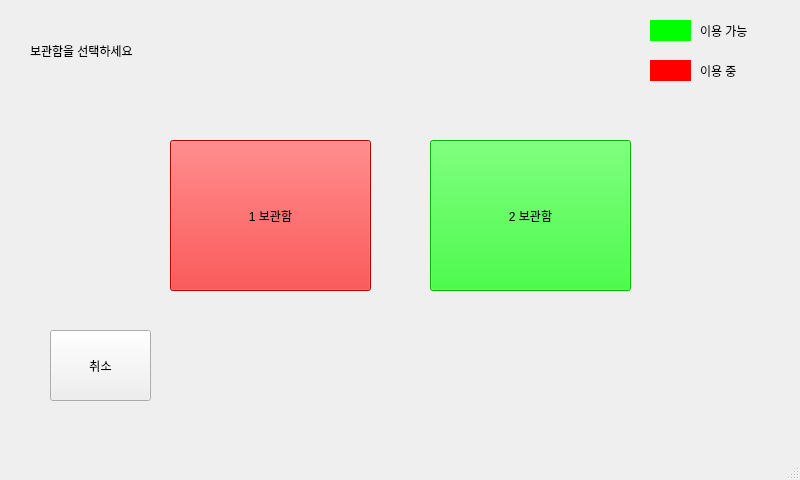
<?xml version="1.0" encoding="UTF-8"?>
<ui version="4.0">
 <class>MainWindow</class>
 <widget class="QMainWindow" name="MainWindow">
  <property name="geometry">
   <rect>
    <x>0</x>
    <y>0</y>
    <width>800</width>
    <height>480</height>
   </rect>
  </property>
  <property name="windowTitle">
   <string>MainWindow</string>
  </property>
  <widget class="QWidget" name="centralwidget">
   <widget class="QLabel" name="label">
    <property name="geometry">
     <rect>
      <x>30</x>
      <y>10</y>
      <width>301</width>
      <height>81</height>
     </rect>
    </property>
    <property name="styleSheet">
     <string notr="true">font: italic 24pt &quot;PibotoLt&quot;;</string>
    </property>
    <property name="text">
     <string>보관함을 선택하세요</string>
    </property>
   </widget>
   <widget class="QPushButton" name="pb_lok_1">
    <property name="geometry">
     <rect>
      <x>170</x>
      <y>140</y>
      <width>201</width>
      <height>151</height>
     </rect>
    </property>
    <property name="styleSheet">
     <string notr="true">
font: 75 20pt &quot;PibotoLt&quot;;
background-color: rgb(255, 0, 0);
color: rgb(0, 0, 0);</string>
    </property>
    <property name="text">
     <string>1 보관함</string>
    </property>
   </widget>
   <widget class="QPushButton" name="pb_lok_2">
    <property name="geometry">
     <rect>
      <x>430</x>
      <y>140</y>
      <width>201</width>
      <height>151</height>
     </rect>
    </property>
    <property name="styleSheet">
     <string notr="true">font: 75 20pt &quot;PibotoLt&quot;;
color: rgb(0, 0, 0);
background-color: rgb(0, 255, 0);</string>
    </property>
    <property name="text">
     <string>2 보관함</string>
    </property>
   </widget>
   <widget class="QPushButton" name="pb_cancel">
    <property name="geometry">
     <rect>
      <x>50</x>
      <y>330</y>
      <width>101</width>
      <height>71</height>
     </rect>
    </property>
    <property name="styleSheet">
     <string notr="true">font: italic 18pt &quot;PibotoLt&quot;;
</string>
    </property>
    <property name="text">
     <string>취소</string>
    </property>
   </widget>
   <widget class="QLabel" name="label_2">
    <property name="geometry">
     <rect>
      <x>700</x>
      <y>20</y>
      <width>67</width>
      <height>21</height>
     </rect>
    </property>
    <property name="text">
     <string>이용 가능</string>
    </property>
   </widget>
   <widget class="QLabel" name="label_3">
    <property name="geometry">
     <rect>
      <x>700</x>
      <y>60</y>
      <width>67</width>
      <height>21</height>
     </rect>
    </property>
    <property name="text">
     <string>이용 중</string>
    </property>
   </widget>
   <widget class="QLabel" name="label_4">
    <property name="geometry">
     <rect>
      <x>650</x>
      <y>20</y>
      <width>41</width>
      <height>21</height>
     </rect>
    </property>
    <property name="styleSheet">
     <string notr="true">background-color: rgb(0, 255, 0);</string>
    </property>
    <property name="text">
     <string/>
    </property>
   </widget>
   <widget class="QLabel" name="label_5">
    <property name="geometry">
     <rect>
      <x>650</x>
      <y>60</y>
      <width>41</width>
      <height>21</height>
     </rect>
    </property>
    <property name="styleSheet">
     <string notr="true">background-color: rgb(255, 0, 0);</string>
    </property>
    <property name="text">
     <string/>
    </property>
   </widget>
  </widget>
  <widget class="QMenuBar" name="menubar">
   <property name="geometry">
    <rect>
     <x>0</x>
     <y>0</y>
     <width>800</width>
     <height>27</height>
    </rect>
   </property>
  </widget>
  <widget class="QStatusBar" name="statusbar"/>
 </widget>
 <resources/>
 <connections/>
</ui>
